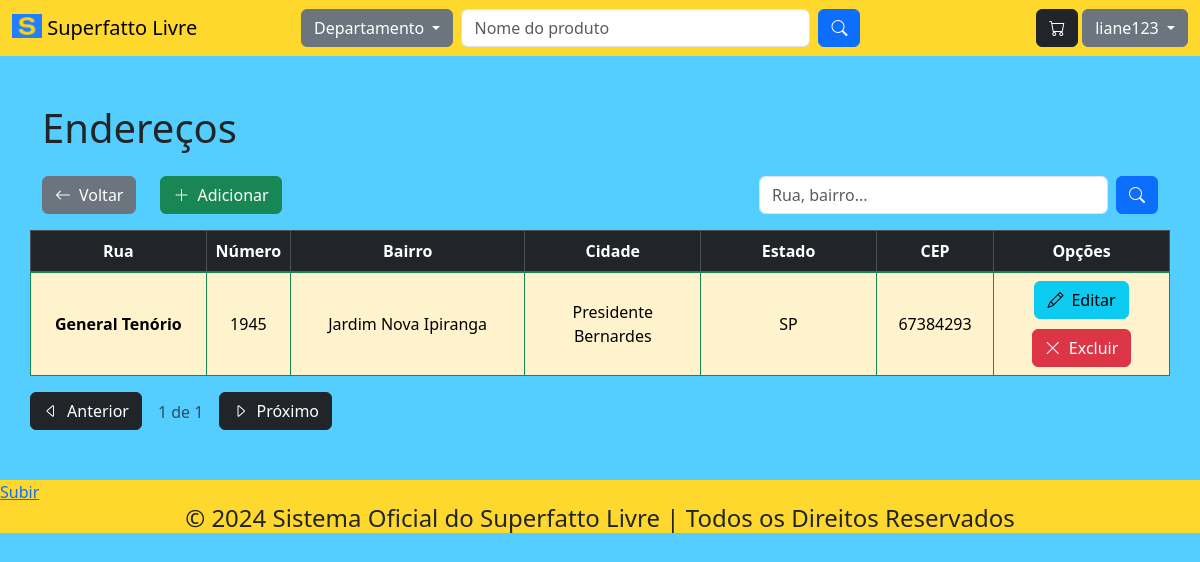
The app's page /endereco (signed in) with its own data.
### tables this page shows
CREATE TABLE IF NOT EXISTS `endereco` (
  `codigo` INT NOT NULL AUTO_INCREMENT,
  `rua` VARCHAR(45) NULL,
  `numero` INT NULL,
  `bairro` VARCHAR(45) NULL,
  `cidade` VARCHAR(45) NULL,
  `estado` VARCHAR(45) NULL,
  `cep` VARCHAR(45) NULL,
  `cod_cliente` INT NOT NULL,
  PRIMARY KEY (`codigo`),
  INDEX `fk_endereco_cliente1_idx` (`cod_cliente` ASC),
  CONSTRAINT `fk_endereco_cliente1`
    FOREIGN KEY (`cod_cliente`)
    REFERENCES `cliente` (`codigo`)
    ON DELETE CASCADE
    ON UPDATE CASCADE);

### App/Controller/BaseController.php (called while the page is built, shortened)
<?php
abstract class BaseController
{
    protected array $dados;
    public function __construct()
    {
        $this->dados = [];
    }
    public function renderizar(string $view)
    {
        $dados = $this->getDados();
        require_once PATH . '/App/View/layout/header.php';
        require_once PATH . '/App/View/layout/menu.php';
        require_once PATH . '/App/View/' . $view . '.php';
        require_once PATH . '/App/View/layout/footer.php';
    }
    public function getDados()
    {
        return $this->dados;
    }
    public function setDados($nomeChave, $valorDado)
    {
        if ($nomeChave != "" && $valorDado != "") {
            $this->dados[$nomeChave] = $valorDado;
        }
    }
}

### index.php (called while the page is built, shortened)
<?php
try
{
    $app = new App();
    $app->identificarController();
    $app->executarController();
} catch (Exception $excecao) {
    throw new Exception("Erro na execução do sistema", $excecao->getCode());
}

### App/Model/Entidades/Endereco.php (called while the page is built, shortened)
<?php
class Endereco
{
    private int $codigo;
    private string $rua;
    private int $numero;
    private string $bairro;
    private string $cidade;
    private string $estado;
    private string $cep;
    private Cliente $cliente;
    public function __construct(int $codigo = 0, string $rua = "", int $numero = 0, string $bairro = "",
    string $cidade = "", string $estado = "", string $cep = "", int $cod_cliente = 0)
    {
        $this->codigo = $codigo;
        $this->rua = $rua;
        $this->numero = $numero;
        $this->bairro = $bairro;
        $this->cidade = $cidade;
        $this->estado = $estado;
        $this->cep = $cep;
        $this->cliente = new Cliente($cod_cliente);
    }
    public function listarPaginacao($indice, $limitePorPagina, $busca = "")
    {
        $enderecoDAO = new EnderecoDAO();
        $resultado = $enderecoDAO->listarPaginacao($indice, $limitePorPagina, $busca, $this->getCliente()->getCodigo());
        return $resultado;
    }
    public function getCodigo() : int
    {
        return $this->codigo;
    }
    public function getRua() : string
    {
        return $this->rua;
    }
    public function getNumero() : int
    {
        return $this->numero;
    }
    public function getBairro() : string
    {
        return $this->bairro;
    }
    public function getCidade() : string
    {
        return $this->cidade;
    }
    public function getEstado() : string
    {
        return $this->estado;
    }
    public function getCep() : string
    {
        return $this->cep;
    }
    public function getCliente() : Cliente
    {
        return $this->cliente;
    }
}

### App/Model/DAO/BaseDAO.php (called while the page is built, shortened)
<?php
abstract class BaseDAO
{
    private $conexao;
    public function __construct()
    {
        $this->conexao = Conexao::getConexao();
    }
    public function select($sql)
    {
        return $this->conexao->query($sql);
    }
}

### App/Lib/Conexao.php (called while the page is built, shortened)
<?php
class Conexao
{
    public static function getConexao()
    {
        $dsn = DB_DRIVER . ':host=' . DB_HOST . ';dbname=' . DB_NAME . ";";
        $conexao = new PDO($dsn , DB_USER, DB_PASSWORD);
        $conexao->setAttribute(PDO::ATTR_ERRMODE, PDO::ERRMODE_EXCEPTION);
        return $conexao;
    }
}

### App/Model/DAO/EnderecoDAO.php (called while the page is built, shortened)
<?php
class EnderecoDAO extends BaseDAO
{
    public function listarPaginacao($indice, $limitePorPagina, $busca = "", $cod_cliente)
    {
        try {
            $pdoStatement = $this->select("SELECT * FROM endereco
                WHERE cod_cliente = $cod_cliente
            AND rua LIKE '%$busca%' OR numero LIKE '%$busca%'
            OR bairro LIKE '%$busca%' OR cidade LIKE '%$busca%'
            OR estado LIKE '%$busca%' OR cep LIKE '%$busca%' LIMIT $indice, $limitePorPagina");
            $arrayEnderecos = $pdoStatement->fetchAll(PDO::FETCH_ASSOC);
            $enderecos = [];
            foreach($arrayEnderecos as $enderecoEncontrado)
            {
                $endereco = new Endereco(
                    $enderecoEncontrado['codigo'],
                    $enderecoEncontrado['rua'],
                    $enderecoEncontrado['numero'],
                    $enderecoEncontrado['bairro'],
                    $enderecoEncontrado['cidade'],
                    $enderecoEncontrado['estado'],
                    $enderecoEncontrado['cep']
                );
                $enderecos[] = $endereco;
            }
            return $enderecos;
        }
        catch (Exception $excecao) {
            $erro = new Exception("Erro " . $excecao->getCode() . ". Erro no acesso aos dados");
            return $erro;
        }
    }
}

### App/View/endereco/index.php (the view, shortened to what this page needs)
<div class="container-sm my-5">
  <div class="row mb-3">
    <div class="col-auto">
      <h1>Endereços</h1>
    </div>
  </div>
  <div class="row mb-3">
    <div class="col-auto">
      <a href="http://<?=APP_HOST?>/conta/encaminharPerfil" class="btn btn-secondary">
        <i class="bi bi-arrow-left">&ensp;</i>Voltar
      </a>
    </div>
    <div class="col-auto">
      <a href="http://<?=APP_HOST?>/endereco/encaminharCadastro" class="btn btn-success">
        <i class="bi bi-plus-lg">&ensp;</i>Adicionar
      </a>
    </div>
    <div class="col-auto mx-auto me-0">
      <form class="d-flex" method="GET" action="http://<?=APP_HOST?>/endereco">
        <input class="form-control me-2" type="search" size="30" id="busca" name="busca" placeholder="Rua, bairro...">
        <button class="btn btn-primary" type="submit">
          <i class="bi bi-search"></i>
        </button>
      </form>
    </div>
  </div>
  <?php if (isset($dados['enderecos']) && !empty($dados['enderecos'])) { ?>
    <div class="row">
      <div class="col table-responsive-md px-0">
        <table class="table table-bordered align-middle">
          <thead class="table-dark text-center">
            <tr>
              <th scope="col" style="width:15%;">Rua</th>
              <th scope="col" style="width:5%;">Número</th>
              <th scope="col" style="width:20%;">Bairro</th>
              <th scope="col" style="width:15%;">Cidade</th>
              <th scope="col" style="width:15%;">Estado</th>
              <th scope="col" style="width:10%;">CEP</th>
              <th scope="col" style="width:15%;">Opções</th>
            </tr>
          </thead>
          <tbody class="table-group-divider table-warning border-success text-center">
            <?php foreach ($dados['enderecos'] as $endereco) { ?>
              <tr>
                <th scope="row"><?= $endereco->getRua() ?></th>
                <td><?= $endereco->getNumero() ?></td>
                <td><?= $endereco->getBairro() ?></td>
                <td><?= $endereco->getCidade() ?></td>
                <td><?= $endereco->getEstado() ?></td>
                <td><?= $endereco->getCep() ?></td>
                <td>
                  <a href="http://<?=APP_HOST?>/endereco/encaminharEdicao/<?= $endereco->getCodigo() ?>" class="btn btn-info">
                    <i class="bi bi-pencil">&ensp;</i>Editar
                  </a>
                  <a href="http://<?=APP_HOST?>/endereco/encaminharExclusao/<?= $endereco->getCodigo() ?>"
                  class="btn btn-danger margem_celular">
                    <i class="bi bi-x-lg">&ensp;</i>Excluir
                  </a>
                </td>
              </tr>
            <?php } ?>
          </tbody>
        </table>
      </div>
    </div>
    <?= $dados['paginacao'] ?>
  <?php } else if (isset($dados['enderecos']) && empty($dados['enderecos'])) { ?>
    <div class="row">
      <div class="col alert alert-dark">
        <h2>Não há cadastros.</h2>
      </div>
    </div>
  <?php } ?>
</div>

### public/css/estilo.css (style rules this page uses)
body { background-color: #53ceff; }
@media screen and (max-width: 1200px) { .margem_celular { margin-top: 10px; } }

### records on screen
endereco: rua "General Tenório", numero "1945", bairro "Jardim Nova Ipiranga", cidade "Presidente Bernardes", estado "SP", cep "67384293"

### other values on screen
$sessao::getNomeUsuario() "liane123"
$paginaSelecionada "1"
$totalPaginas "1"
